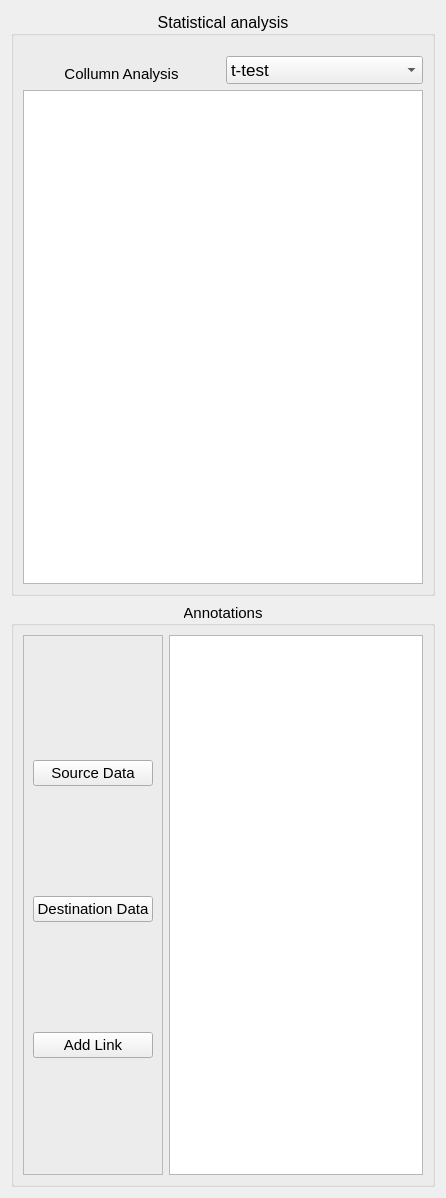
             <widget class="QWidget" name="scrollAreaWidgetContents_7">
              <property name="geometry">
               <rect>
                <x>0</x>
                <y>0</y>
                <width>446</width>
                <height>1198</height>
               </rect>
              </property>
              <layout class="QVBoxLayout" name="verticalLayout_3">
               <item>
                <widget class="QGroupBox" name="pg_2_statistical_analysis_groupBox">
                 <property name="font">
                  <font>
                   <pointsize>12</pointsize>
                  </font>
                 </property>
                 <property name="title">
                  <string>Statistical analysis</string>
                 </property>
                 <property name="alignment">
                  <set>Qt::AlignCenter</set>
                 </property>
                 <layout class="QGridLayout" name="pg_2_gridLayout_3">
                  <property name="topMargin">
                   <number>20</number>
                  </property>
                  <item row="0" column="0">
                   <widget class="QLabel" name="pg_2_CollumnAnalysis_text">
                    <property name="minimumSize">
                     <size>
                      <width>0</width>
                      <height>28</height>
                     </size>
                    </property>
                    <property name="maximumSize">
                     <size>
                      <width>16777215</width>
                      <height>10</height>
                     </size>
                    </property>
                    <property name="font">
                     <font>
                      <pointsize>11</pointsize>
                     </font>
                    </property>
                    <property name="text">
                     <string>Collumn Analysis</string>
                    </property>
                    <property name="alignment">
                     <set>Qt::AlignHCenter|Qt::AlignTop</set>
                    </property>
                   </widget>
                  </item>
                  <item row="0" column="1">
                   <widget class="QComboBox" name="pg_2_statisticalAnalysis_combobox">
                    <property name="font">
                     <font>
                      <pointsize>13</pointsize>
                     </font>
                    </property>
                    <item>
                     <property name="text">
                      <string>t-test</string>
                     </property>
                    </item>
                    <item>
                     <property name="text">
                      <string>One-way Anova</string>
                     </property>
                    </item>
                    <item>
                     <property name="text">
                      <string>Two-way Anova</string>
                     </property>
                    </item>
                   </widget>
                  </item>
                  <item row="1" column="0" colspan="2">
                   <widget class="QTextBrowser" name="pg_2_textBrowser"/>
                  </item>
                 </layout>
                </widget>
               </item>
               <item>
                <widget class="QGroupBox" name="Annotations_GroupBox">
                 <property name="font">
                  <font>
                   <pointsize>11</pointsize>
                  </font>
                 </property>
                 <property name="title">
                  <string>Annotations</string>
                 </property>
                 <property name="alignment">
                  <set>Qt::AlignCenter</set>
                 </property>
                 <layout class="QGridLayout" name="pg_2_gridLayout_4">
                  <item row="0" column="0">
                   <widget class="QFrame" name="pg_2_statistical_analysis_source_frame">
                    <property name="frameShape">
                     <enum>QFrame::StyledPanel</enum>
                    </property>
                    <property name="frameShadow">
                     <enum>QFrame::Raised</enum>
                    </property>
                    <layout class="QVBoxLayout" name="verticalLayout_4">
                     <property name="topMargin">
                      <number>20</number>
                     </property>
                     <item>
                      <widget class="QPushButton" name="pg_2_Source_Data_btn">
                       <property name="text">
                        <string>Source Data</string>
                       </property>
                      </widget>
                     </item>
                     <item>
                      <widget class="QPushButton" name="pg_2_Destination_Data_btn">
                       <property name="text">
                        <string>Destination Data</string>
                       </property>
                      </widget>
                     </item>
                     <item>
                      <widget class="QPushButton" name="pg_2_Add_Link_btn">
                       <property name="text">
                        <string>Add Link</string>
                       </property>
                      </widget>
                     </item>
                    </layout>
                   </widget>
                  </item>
                  <item row="0" column="1">
                   <widget class="QListView" name="Pg2_Annotatations_listView"/>
                  </item>
                 </layout>
                </widget>
               </item>
              </layout>
             </widget>
